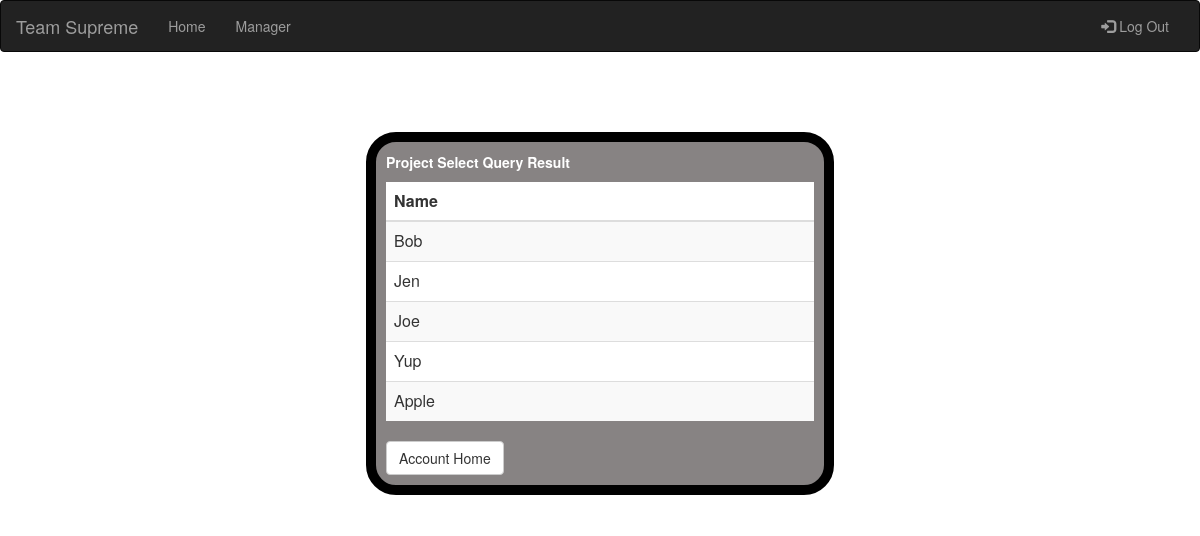
The app's page /pages/manager-project-select-back.php, older data.
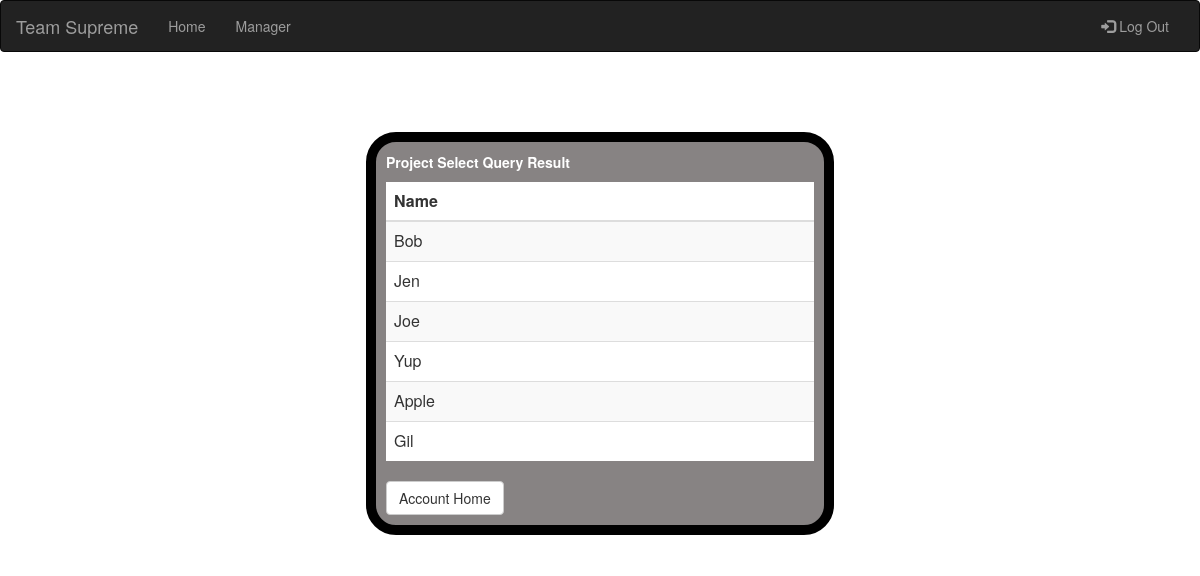
The same page, newer data.
### tables this page shows
CREATE TABLE `guest` (
  `GuestID` int(11) NOT NULL,
  `name` varchar(256) NOT NULL,
  `gender` char(1) NOT NULL,
  `birthDate` date DEFAULT NULL,
  `phoneNumber` char(12) DEFAULT NULL,
  `address` varchar(256) DEFAULT NULL,
  `emailAddress` varchar(256) DEFAULT NULL,
  `loginPwd` varchar(256) DEFAULT NULL,
  `accountBalance` int(11) DEFAULT NULL
);

### pages/manager-project-select-back.php (the view, shortened to what this page needs)
<html xmlns="http://www.w3.org/1999/xhtml">
<head>
    <link href="../styles/custom.css" rel="stylesheet" />
    <link href="../styles/bootstrap.min.css" rel="stylesheet" />
</head>
<body style="background-image:url('../images/AmusementPark-3.jpg'); background-size:100%; background-repeat:repeat-y">
    <nav class="navbar navbar-inverse">
        <div class="container-fluid">
            <div class="navbar-header">
                <a class="navbar-brand" href="index.php">Team Supreme</a>
            </div>
            <div class="collapse navbar-collapse" id="myNavbar">
                <ul class="nav navbar-nav">
                    <li>
                        <a href="index.php">Home</a>
                    </li>
                    <li>
                        <a href="manager-account.php">Manager</a>
                    </li>
                </ul>
                <ul class="nav navbar-nav navbar-right">
                    <li>
                        <a href="logout.php">
                            <span class="glyphicon glyphicon-log-in"></span>&nbsp;Log Out
                        </a>
                    </li>
                </ul>
            </div>
        </div>
    </nav>
    <div class="row">
        <div class="col-md-6 col-md-offset-3">
            <h1 id="header-1">Project Select Query Result</h1>
        </div>
    </div>
    <div class="row">
        <div class="col-md-6 col-md-offset-3">
            <form role="form" id="form-background">
                <p id="p-label">Project Select Query Result</p>
                <table class="table table-striped" style="background-color:white">
                    <thead>
                        <tr>
                            <th>Name</th>
                        </tr>
                    </thead>
                    <tbody>
                        <?php
                            $year = mysql_real_escape_string($_POST['year']);
                            $query = sprintf("SELECT name FROM guest WHERE YEAR(birthDate) >= '%s'", $year);
                            $result = mysql_query($query);
                            while($row = mysql_fetch_assoc($result))
                                echo "<tr><td>".$row['name']."</td></tr>";
                        ?>
                    </tbody>
                </table>
                <a class="btn btn-default" href="manager-account.php">Account Home</a>
            </form>
        </div>
    </div>
</body>
</html>

### styles/custom.css (style rules this page uses)
#p-label { font-weight:bold; color:white; }
#header-1 { text-align:center; font-weight:bold; color:white; margin:10px; }

Row changes from the older to the newer data that the page shows:
added guest: name "Gil"
